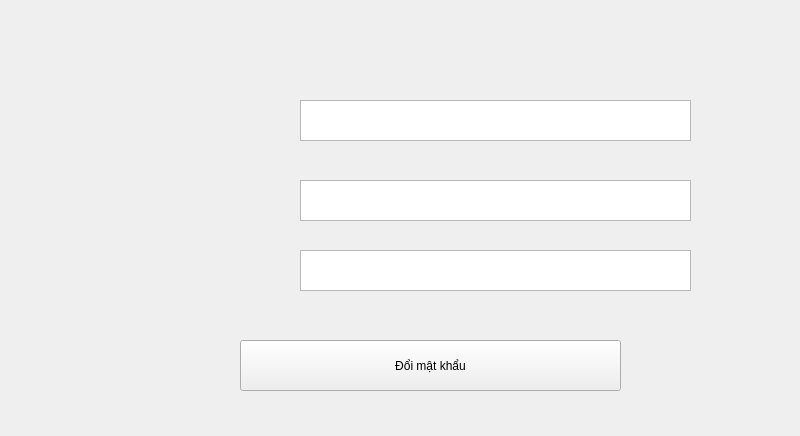
<?xml version="1.0" encoding="UTF-8"?>
<ui version="4.0">
 <class>MainWindow</class>
 <widget class="QMainWindow" name="MainWindow">
  <property name="geometry">
   <rect>
    <x>0</x>
    <y>0</y>
    <width>800</width>
    <height>436</height>
   </rect>
  </property>
  <property name="windowTitle">
   <string>MainWindow</string>
  </property>
  <property name="styleSheet">
   <string notr="true">background-image: url(:/pic/2.PNG);</string>
  </property>
  <widget class="QWidget" name="centralwidget">
   <widget class="QPushButton" name="pushButton">
    <property name="geometry">
     <rect>
      <x>240</x>
      <y>340</y>
      <width>381</width>
      <height>51</height>
     </rect>
    </property>
    <property name="styleSheet">
     <string notr="true">border-image: url(:/pic/Capture.PNG);
font: 14pt &quot;MS Shell Dlg 2&quot;;</string>
    </property>
    <property name="text">
     <string>Đổi mật khẩu</string>
    </property>
   </widget>
   <widget class="QTextBrowser" name="textBrowser">
    <property name="geometry">
     <rect>
      <x>300</x>
      <y>100</y>
      <width>391</width>
      <height>41</height>
     </rect>
    </property>
    <property name="styleSheet">
     <string notr="true">border-image: url(:/pic/Capture.PNG);</string>
    </property>
   </widget>
   <widget class="QTextBrowser" name="textBrowser_2">
    <property name="geometry">
     <rect>
      <x>300</x>
      <y>180</y>
      <width>391</width>
      <height>41</height>
     </rect>
    </property>
    <property name="styleSheet">
     <string notr="true">border-image: url(:/pic/Capture.PNG);</string>
    </property>
   </widget>
   <widget class="QTextBrowser" name="textBrowser_3">
    <property name="geometry">
     <rect>
      <x>300</x>
      <y>250</y>
      <width>391</width>
      <height>41</height>
     </rect>
    </property>
    <property name="styleSheet">
     <string notr="true">border-image: url(:/pic/Capture.PNG);</string>
    </property>
   </widget>
  </widget>
 </widget>
 <resources>
  <include location="../New folder/anh.qrc"/>
 </resources>
 <connections/>
</ui>
